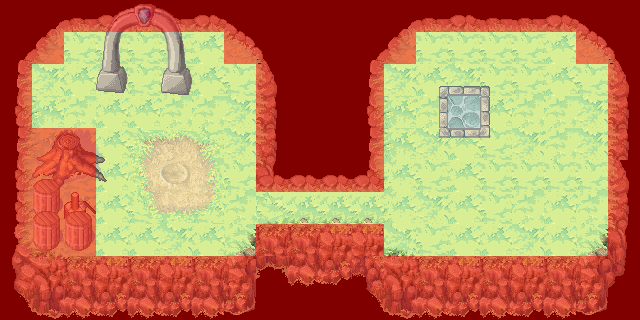

The image is a tile-based game level rendered from a .tmx file. Its description and source (layers, tilesets, objects; grid data summarised) follow:
An orthogonal 20x10 tile map with 32x32 px tiles, 8 tile layers (Water, Ground, UnderPlayer, UnderPlayer2, ...), 1 hidden layer not drawn, 10 tilesets and 10 objects (3x Interactible, 3x Trigger, 2x Teleport, 2x Text).

<map version="1.0" orientation="orthogonal" width="20" height="10" tilewidth="32" tileheight="32">
 <tileset firstgid="1" name="grassland_ground_tiles" tilewidth="32" tileheight="32">
  <image source="../tilesets/grassland_ground_tiles.png" width="672" height="701" />
 </tileset>
 <tileset firstgid="442" name="grassland_cliff_tiles" tilewidth="32" tileheight="32">
  <image source="../tilesets/grassland_cliff_tiles.png" width="503" height="518" />
 </tileset>
 <tileset firstgid="682" name="grassland_trees" tilewidth="32" tileheight="32">
  <image source="../tilesets/grassland_trees.png" width="672" height="192" />
 </tileset>
 <tileset firstgid="808" name="grassland_objects" tilewidth="32" tileheight="32">
  <image source="../tilesets/grassland_objects.png" width="477" height="219" />
 </tileset>
 <tileset firstgid="892" name="gates" tilewidth="32" tileheight="32">
  <image source="../tilesets/gates.png" width="128" height="128" />
 </tileset>
 <tileset firstgid="908" name="gates_active" tilewidth="32" tileheight="32">
  <image source="../tilesets/gates_active.png" width="128" height="128" />
 </tileset>
 <tileset firstgid="924" name="gates_shadow" tilewidth="32" tileheight="32">
  <image source="../tilesets/gates_shadow.png" width="128" height="128" />
 </tileset>
 <tileset firstgid="940" name="castle_tiles" tilewidth="32" tileheight="32">
  <image source="../tilesets/castle_tiles.png" width="512" height="512" />
 </tileset>
 <tileset firstgid="1196" name="collision_tiles" tilewidth="32" tileheight="32">
  <image source="../tilesets/collision_tiles.png" width="128" height="32" />
  <tile id="0">
   <properties>
    <property name="collide" value="true" />
   </properties>
  </tile>
 </tileset>
 <tileset firstgid="1200" name="overlay" tilewidth="32" tileheight="32">
  <image source="../tilesets/overlay.png" width="128" height="32" />
 </tileset>
 <layer name="Water" width="20" height="10">
  <data>[200 cells, 1 non-empty, 1 distinct tile ids]</data>
 </layer>
 <layer name="Ground" width="20" height="10">
  <data>[200 cells, 186 non-empty, 41 distinct tile ids]</data>
 </layer>
 <layer name="UnderPlayer" width="20" height="10">
  <data>[200 cells, 35 non-empty, 30 distinct tile ids]</data>
 </layer>
 <layer name="UnderPlayer2" width="20" height="10">
  <data>[200 cells, 0 non-empty, 0 distinct tile ids]</data>
 </layer>
 <layer name="OverPlayer" width="20" height="10">
  <data>[200 cells, 9 non-empty, 7 distinct tile ids]</data>
 </layer>
 <layer name="OverPlayer2" width="20" height="10">
  <data>[200 cells, 0 non-empty, 0 distinct tile ids]</data>
 </layer>
 <objectgroup name="Teleport" width="20" height="10">
  <object name="entry" type="Teleport" x="166" y="165" width="16" height="16" />
  <object name="exit" type="Teleport" x="117" y="53" width="54" height="29">
   <properties>
    <property name="newMap" value="IntroMap3" />
   </properties>
  </object>
 </objectgroup>
 <objectgroup name="Interactible" width="20" height="10">
  <object name="axe" type="Interactible" x="95" y="222" width="16" height="16">
   <properties>
    <property name="image" value="sprites/objects/axe.png" />
   </properties>
  </object>
  <object name="axe" type="Interactible" x="96" y="137" width="16" height="16">
   <properties>
    <property name="image" value="sprites/objects/axe.png" />
   </properties>
  </object>
  <object name="waterBarrel" type="Interactible" x="544" y="192" width="32" height="32">
   <properties>
    <property name="image" value="sprites/objects/waterBarrel.png" />
   </properties>
  </object>
 </objectgroup>
 <objectgroup name="Text" width="20" height="10">
  <object name="crateExpl" type="Text" x="240" y="176" width="16" height="64">
   <properties>
    <property name="text" value="Some objects can be destroyed with the use of other objects." />
   </properties>
  </object>
  <object name="crateExpl" type="Text" x="288" y="176" width="32" height="64">
   <properties>
    <property name="text" value="When you use an object to destroy another object, the object you used is also destroyed." />
   </properties>
  </object>
 </objectgroup>
 <objectgroup name="Trigger" width="20" height="10">
  <object name="crateTrigger" type="Trigger" x="256" y="192" width="32" height="32">
   <properties>
    <property name="image" value="sprites/objects/crate.png" />
    <property name="item0" value="axe" />
    <property name="remove" value="true" />
    <property name="sound" value="sounds/cratesmash.ogg" />
   </properties>
  </object>
  <object name="pillarTrigger" type="Trigger" x="448" y="64" width="32" height="64">
   <properties>
    <property name="activeImage" value="sprites/objects/pillarFull.png" />
    <property name="image" value="sprites/objects/pillarEmpty.png" />
    <property name="item0" value="waterBarrel" />
   </properties>
  </object>
  <object name="crateTrigger" type="Trigger" x="352" y="190" width="32" height="32">
   <properties>
    <property name="image" value="sprites/objects/crate.png" />
    <property name="item0" value="axe" />
    <property name="remove" value="true" />
    <property name="sound" value="sounds/cratesmash.ogg" />
   </properties>
  </object>
 </objectgroup>
 <objectgroup name="Mob" width="20" height="10" />
 <layer name="ExitActive" width="20" height="10" visible="0">
  <data>[200 cells, 9 non-empty, 9 distinct tile ids]</data>
 </layer>
 <layer name="ExitActive2" width="20" height="10">
  <data>[200 cells, 0 non-empty, 0 distinct tile ids]</data>
 </layer>
 <layer name="Collisions" width="20" height="10">
  <data>[200 cells, 110 non-empty, 1 distinct tile ids]</data>
 </layer>
</map>
